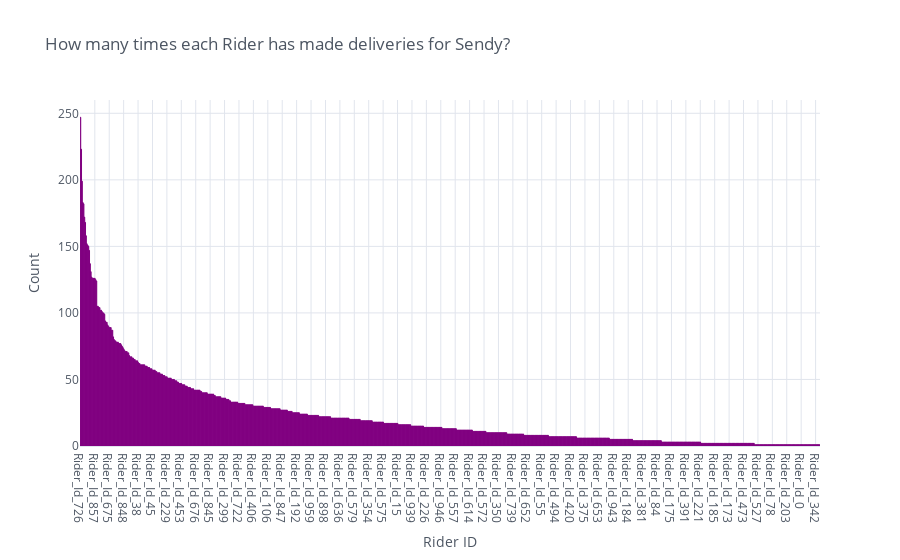

Source (notebook cell):
### Markdown cell above
- From the above graph, we can see that user_id_393 placed the most orders at 645 which is also the modal value.
- Many of sendy's customers have made atleast 2 orders with Sendy.

### Code cell
# Bargraph displaying who makes use of Sendy's services the most.

train_df['rider_id'].value_counts().iplot(kind='bar', 
                                          bins= 50, 
                                          theme='white', 
                                          color= 'purple',
                                          title='How many times each Rider has made deliveries for Sendy?', 
                                          xTitle='Rider ID',
                                          yTitle='Count')

### Figure 1 — Plotly figure (JSON) as saved in the notebook; plotly's stock layout.template omitted (floating-point values rounded to 4 significant figures; data arrays with more than 128 entries replaced by an {"elided": "..."} marker saying what was removed)
{"data": [{"marker": {"color": "rgba(128, 0, 128, 0.6)", "line": {"color": "rgba(128, 0, 128, 1.0)", "width": 1}}, "name": "rider_id", "orientation": "v", "text": "", "type": "bar", "x": {"elided": "924 str values"}, "y": {"elided": "924 int values"}}], "layout": {"legend": {"bgcolor": "#FFFFFF", "font": {"color": "#4D5663"}}, "paper_bgcolor": "#FFFFFF", "plot_bgcolor": "#FFFFFF", "title": {"font": {"color": "#4D5663"}, "text": "How many times each Rider has made deliveries for Sendy?"}, "xaxis": {"gridcolor": "#E1E5ED", "showgrid": true, "tickfont": {"color": "#4D5663"}, "title": {"font": {"color": "#4D5663"}, "text": "Rider ID"}, "zerolinecolor": "#E1E5ED"}, "yaxis": {"gridcolor": "#E1E5ED", "showgrid": true, "tickfont": {"color": "#4D5663"}, "title": {"font": {"color": "#4D5663"}, "text": "Count"}, "zerolinecolor": "#E1E5ED"}}}
